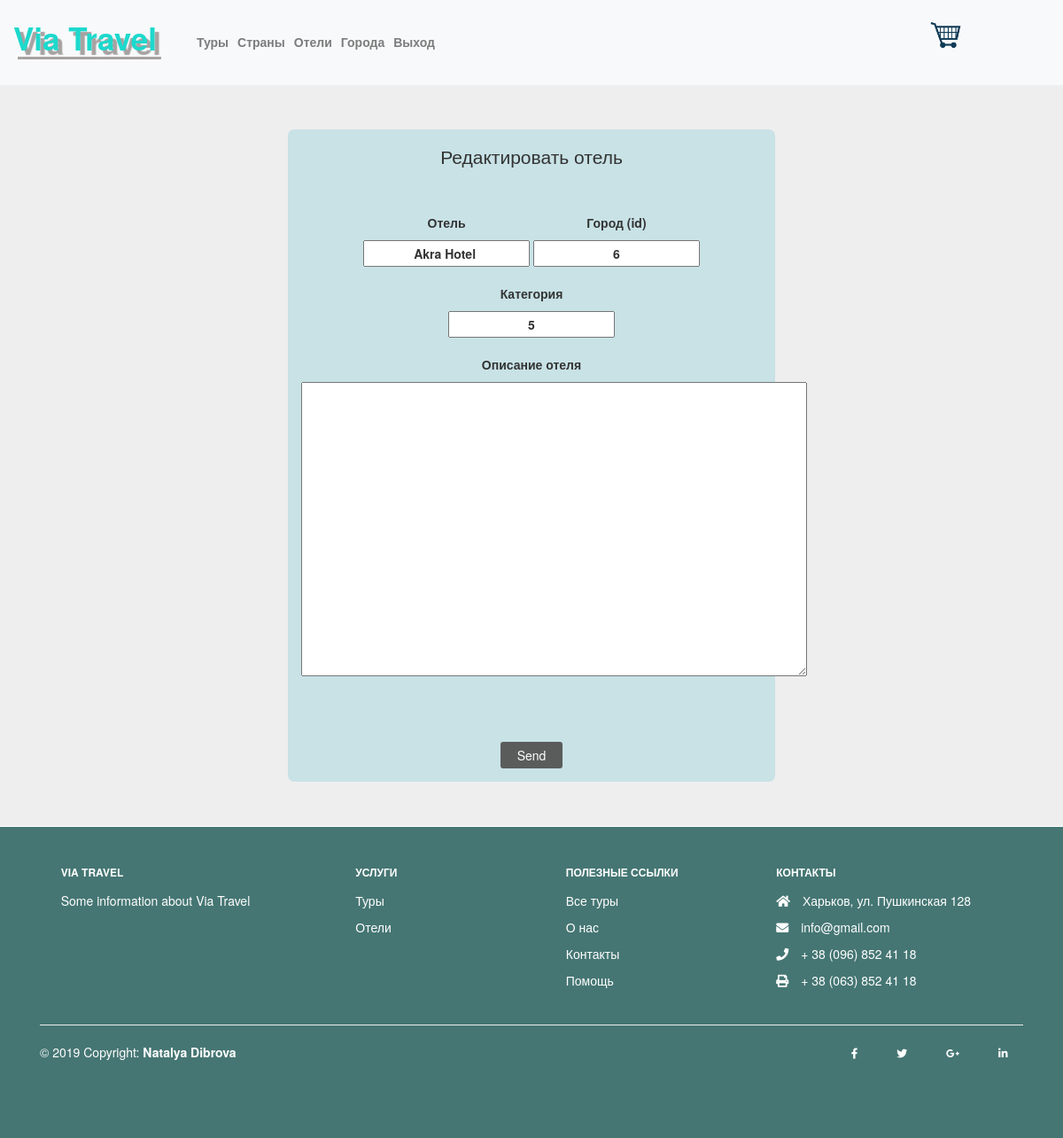
Screenshot of /admin/?section=hotels&action=editform&id=2 (signed in) with the database file from the repository.
### tables this page shows
CREATE TABLE `hotels` (
  `id` int(11) NOT NULL,
  `title` text NOT NULL,
  `city_id` int(11) NOT NULL,
  `category` text NOT NULL
);

### admin/lib/controllers/Controller.php (called while the page is built, shortened)
<?php
class Controller{
    public function __construct($db, $logger)
    {
        $this->db = $db;
    }
}

### admin/resources/hotel/editform.php (the view, shortened to what this page needs)
<form class='editForm' action="?section=hotels&action=store" method="post">
   <legend>Редактировать отель</legend>
    <fieldset>
        <label for="title"><br>
            <p>Отель</p>
            <input type="text" name="title" value="<?=isset($hotel["title"])?$hotel["title"]:""?>">
        </label>
        <label for="city"><br>
            <p>Город (id)</p>
            <input type="text" name="city" value="<?=isset($hotel['city_id'])?$hotel['city_id']:''?>">
        </label>
        <label for="category"><br>
            <p>Категория</p>
            <input type="text" name="category" value="<?=isset($hotel['category'])?$hotel['category']:""?>">
        </label><br>
        <label for="description"><br>
            <p>Описание отеля</p>
            <textarea name="description" cols="70" rows="15"><?=$hotel["description"]?></textarea>
        </label>
    </fieldset><br>
    <input class="submit" type="submit" value="Send">
</form>

### admin/css/style.css (style rules this page uses)
* { margin: 0; padding: 0; }
body { background-color: #eee; }
legend { display: block; margin: 0 auto; text-align: center; border: 0!important; }
label { margin: 0; padding: 0; }
.editForm { margin: 0 auto; padding: 40px; width: 50%; border-radius: 7px; font-size: 14px; padding: 15px; text-indent: 0!important; background-color: rgba(191, 224, 229, 0.79); }
.editForm p { text-align: center; }
.editForm input { padding: 3px; }
.editForm input { text-align: center; }
.editForm .submit { padding: 5px; background-color: #5a5c5c; border-radius: 3px; border: 0; width: 70px; color: #fff; margin-top: 20px; }
.editForm textarea { font-weight: normal; padding: 15px; }
fieldset { margin: 30px auto; }

### rows the page displays
hotels: title "Akra Hotel", city "6", category "5"

### other values shown
$k "Туры"
$k "Страны"
$k "Отели"
$k "Города"
$k "Выход"
